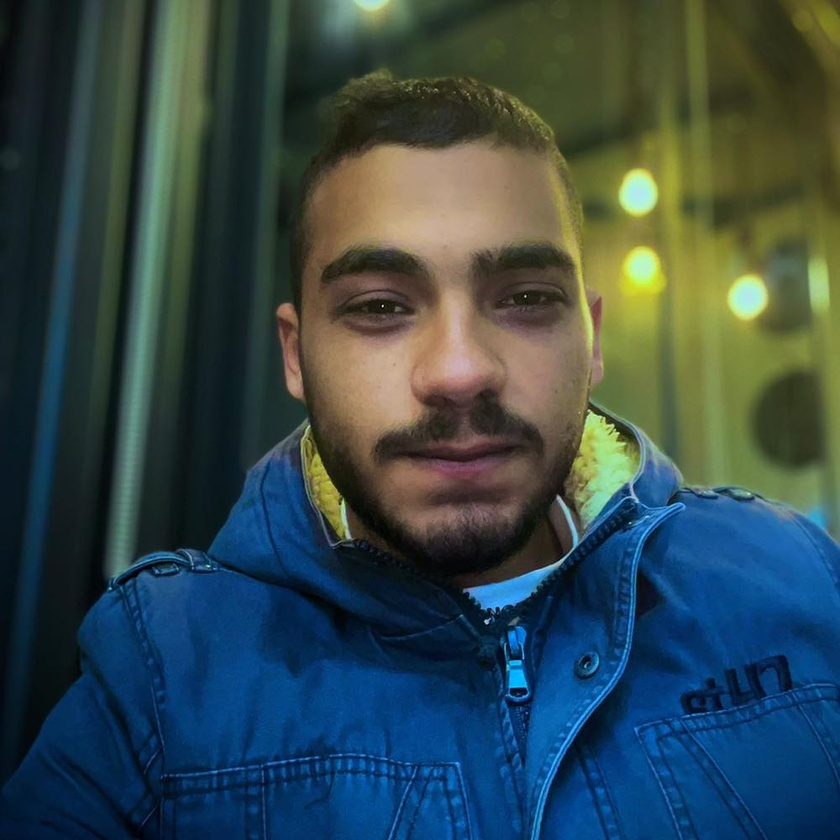
#> input picture my_pic.jpg, 840 x 840 px, shrunk from 1000 x 1000 before the run
$ python main.py
#> lines starting #> are read from the running program, lines starting #| are printed output that depends on the picture; after the words box and inside, x2 and y2 are one past the last pixel; in counts of white or black regions, pixels touching at a corner belong together
import cv2

# Load my image
img = cv2.imread("my_pic.jpg")
#> img is the input picture: shape (840, 840, 3); mean B, G, R 74.8, 72.6, 52.3

# Convert the image to grayscale
gray = cv2.cvtColor(img, cv2.COLOR_BGR2GRAY)
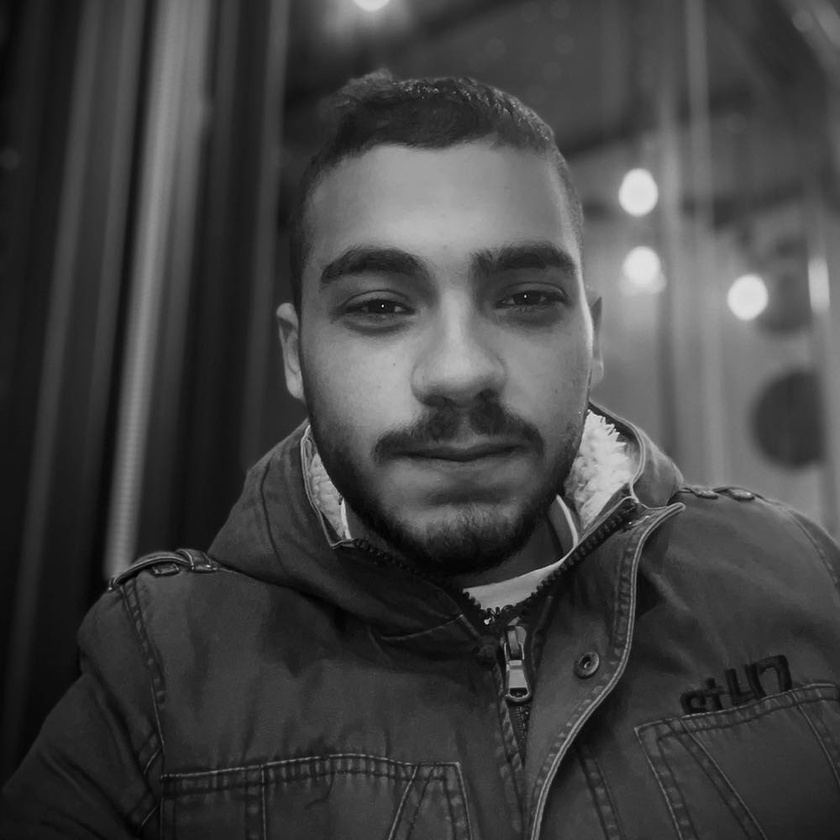
#> gray: shape (840, 840); min 0, max 226, mean 66.8

# Apply Canny edge detection
edges = cv2.Canny(gray, 100, 200)  # Adjust thresholds as needed
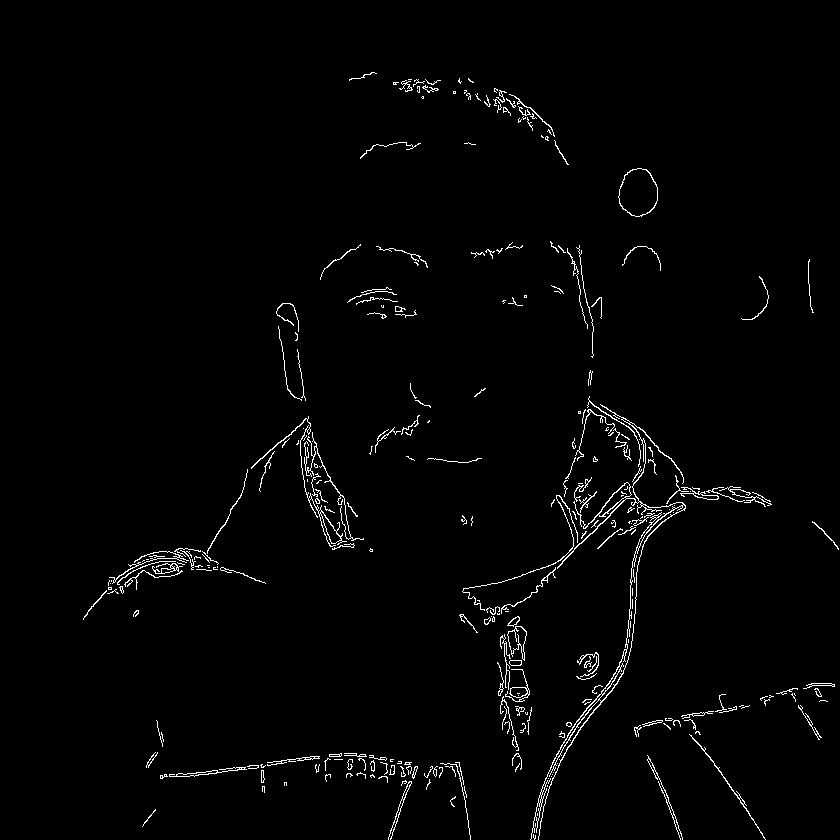
#> edges: shape (840, 840); 1.7% white in thin lines or dots, all inside (x1, y1, x2, y2) = (83, 72, 839, 840)

# Display the original image and the edge detected image
cv2.imshow("Original Image", img)
cv2.imshow("Canny Edges", edges)

# Wait for a key press to exit
cv2.waitKey(0)
cv2.destroyAllWindows()
